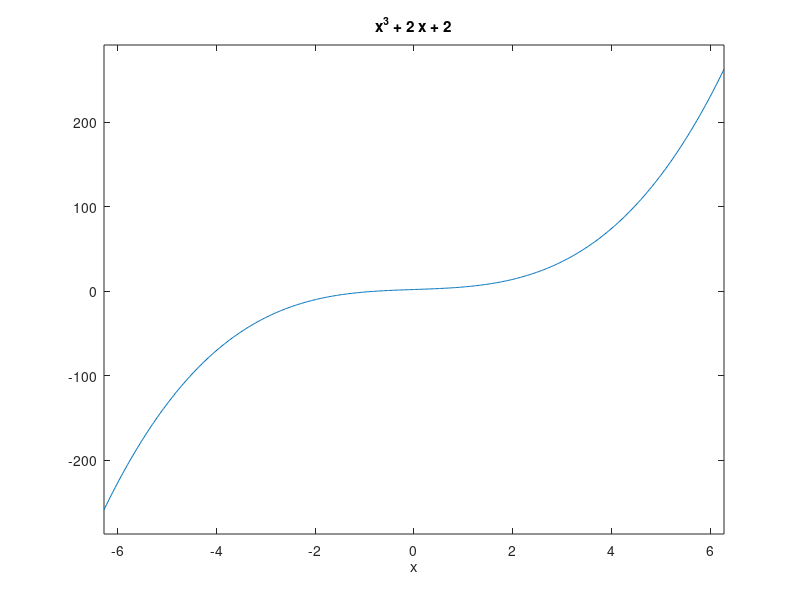

The MATLAB script that drew this image: (Note: this script raises an error after producing the figure.)
format long %
n = 0.01;

% F1 = @(x) x.^3 + 0.5.*x-1;
% F1_for_simple = @(x) x - (1/(3*0.5.^2+0.5)).*(x.^3 + 0.5.*x-1); 
% F1_ = @(x) 3*x.^2+0.5;
% F1__ = @(x) 6*x;

F1 = @(x) x.^3 + 2.*x + 2;
F1_for_simple = @(x) x - (1/(3*x.^2+2)).*(x.^3 + 2.*x + 2); 
F1_ = @(x) 3*x.^2+2;
F1__ = @(x) 6*x;

% 🠓🠓 Ось оx 🠓🠓
F2 = @(x) 0;

x01 = fzero(F1, 0);
y01 = 0;

figure Name 1
    ezplot(F1),hold on;
    ezplot(F2);

plot(x01, y01, 'or');


start_answer = Find_start(F1, F1);

disp_start_answer = ['Начальное приближение: ', 'x0 = ', num2str(start_answer)];
disp(disp_start_answer)

disp(Niuton(F1, F1_, start_answer, n))

disp(Half_division(F1, -2, 2, n))

disp(Simple_iteration(F1_for_simple, n))


% Дихатомия
function half_division_answer = Half_division(F, a, b , n)
    while b-a > n
        c = (a + b) / 2;
        if F(b)*F(c) < 0
            a = c;
        else 
            b = c;
        end
    end
    half_division_answer = c;
end 
% Начальное приближение
function find_start_answer = Find_start(F, F__)
    n = 0;
    while F(n)*F__(n) < 0
        n = n +1;
    end
    find_start_answer = n;
end
% Ньютона
function Niuton_answer = Niuton(F, F_, start_answer, n)
    Niuton_answer_last = start_answer;
    Niuton_answer_last = Niuton_answer_last -F(Niuton_answer_last)/F_(Niuton_answer_last);
    Niuton_answer = 1;
    counter = 0;
    while(abs(Niuton_answer-Niuton_answer_last) > n)
        Niuton_answer_last = Niuton_answer;
        Niuton_answer = Niuton_answer_last -F(Niuton_answer_last)/F_(Niuton_answer_last);
        counter = counter + 1;
        calculation_error = abs(Niuton_answer-Niuton_answer_last);
        
        disp('-------------------------------------------')
        disp_info_about_iteration = ['Итерация номер - ' num2str(counter), ':'];
        disp_info_about_iteration_main = ['приближенный ответ - '  num2str(Niuton_answer)];
        disp_info_about_iteration_calc = ['погрешность - '  num2str(calculation_error)];
        
        disp(disp_info_about_iteration);
        disp(disp_info_about_iteration_main);
        disp(disp_info_about_iteration_calc);
    end
end

function simple_iteration_answer = Simple_iteration(F, n)
    x_ = 0.8;
    x0 = 0.8;
    x1 = F(x0);
    N = 100;
    for counter = 1 : N
        if (x1 - x0).^2/abs(2*x0-x1-x_) < n
            break
        end
        x_ = x0;
        x0 = x1;
        x1 = F(x0);
    end
    disp(counter);
    simple_iteration_answer = x1;
end
